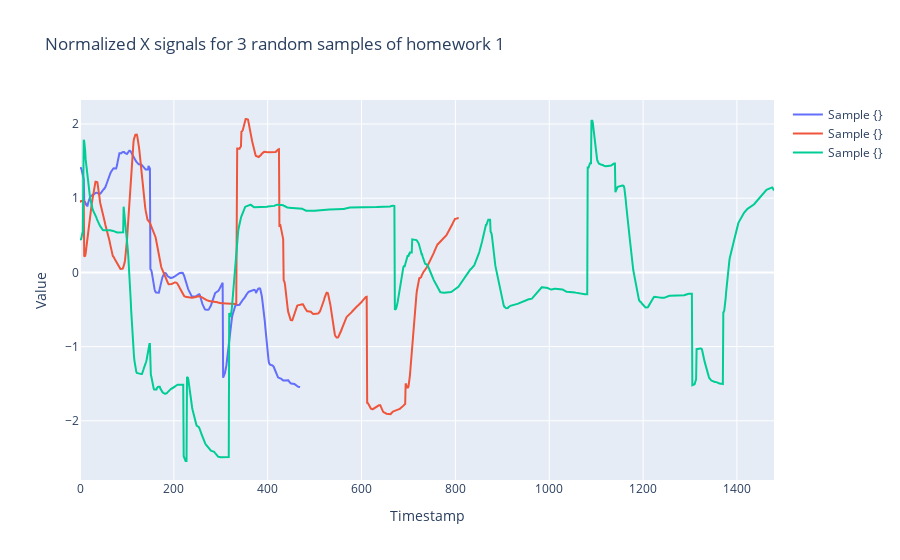

Source (notebook cell):
### Code cell
plot_random_signals(X_train_normalized, 'y', 'Normalized X signals for 3 random samples of homework 1', homework=1, samples=3)

### Figure 1 — Plotly figure (JSON) as saved in the notebook; plotly's stock layout.template omitted (floating-point values rounded to 4 significant figures; data arrays with more than 128 entries replaced by an {"elided": "..."} marker saying what was removed)
{"data": [{"mode": "lines", "name": "Sample {}", "type": "scatter", "x": {"elided": "470 int values"}, "y": {"elided": "470 float values"}}, {"mode": "lines", "name": "Sample {}", "type": "scatter", "x": {"elided": "808 int values"}, "y": {"elided": "808 float values"}}, {"mode": "lines", "name": "Sample {}", "type": "scatter", "x": {"elided": "1480 int values"}, "y": {"elided": "1480 float values"}}], "layout": {"hovermode": "closest", "title": {"text": "Normalized X signals for 3 random samples of homework 1"}, "xaxis": {"title": {"text": "Timestamp"}}, "yaxis": {"title": {"text": "Value"}}}}
